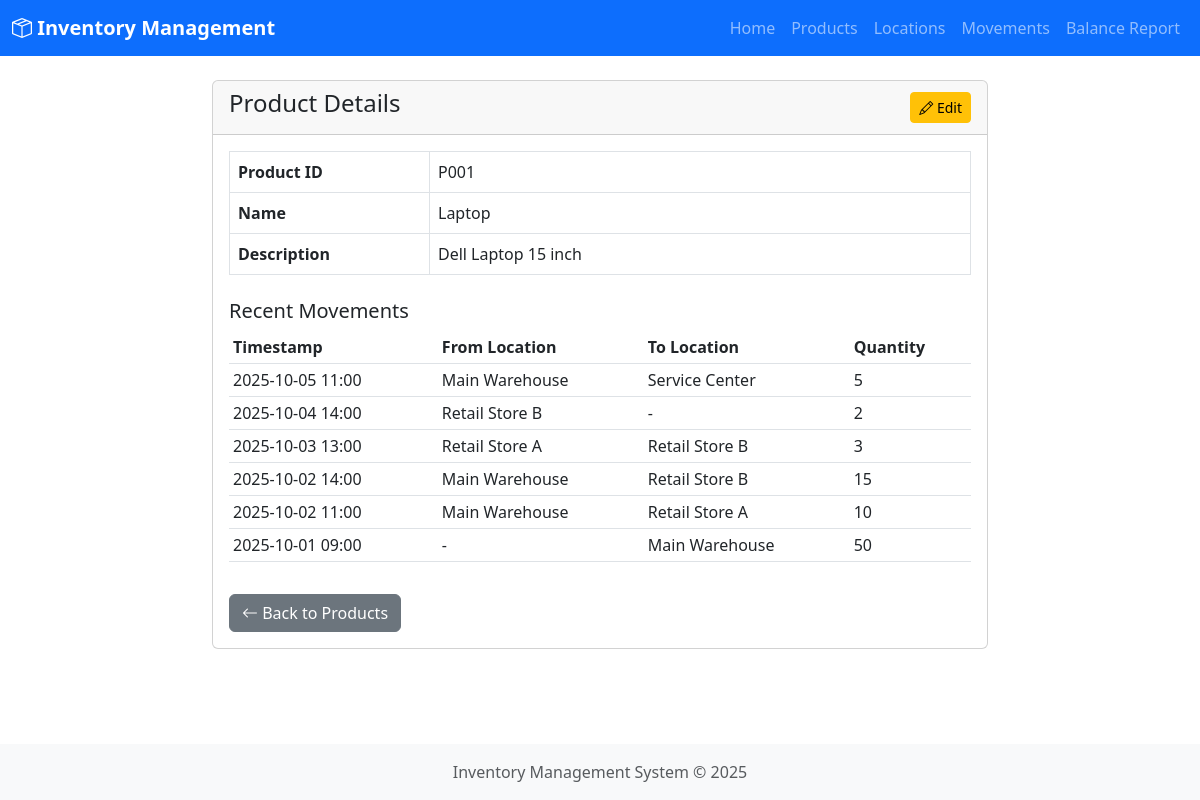
The app's page /products/view/P001 with its own data.
### models.py (models this page shows, shortened)
class Product(db.Model):
    __tablename__ = 'product'
    product_id = db.Column(db.String(50), primary_key=True)
    name = db.Column(db.String(100), nullable=False)
    description = db.Column(db.Text)

class ProductMovement(db.Model):
    __tablename__ = 'product_movement'
    movement_id = db.Column(db.String(50), primary_key=True)
    timestamp = db.Column(db.DateTime, nullable=False, default=datetime.utcnow)
    from_location = db.Column(db.String(50), db.ForeignKey('location.location_id'), nullable=True)
    to_location = db.Column(db.String(50), db.ForeignKey('location.location_id'), nullable=True)
    product_id = db.Column(db.String(50), db.ForeignKey('product.product_id'), nullable=False)
    qty = db.Column(db.Integer, nullable=False)
    product = db.relationship('Product', backref='movements')
    from_loc = db.relationship('Location', foreign_keys=[from_location])
    to_loc = db.relationship('Location', foreign_keys=[to_location])

class Location(db.Model):
    __tablename__ = 'location'
    location_id = db.Column(db.String(50), primary_key=True)
    name = db.Column(db.String(100), nullable=False)

### app.py (the view)
@app.route('/products/view/<product_id>')
def products_view(product_id):
    product = Product.query.get_or_404(product_id)
    movements = ProductMovement.query.filter_by(product_id=product_id).order_by(ProductMovement.timestamp.desc()).all()
    return render_template('product_view.html', product=product, movements=movements)

### templates/product_view.html (shortened to what this page needs)
{% extends "base.html" %}
{% block content %}
<div class="row">
    <div class="col-md-8 offset-md-2">
        <div class="card">
            <div class="card-header d-flex justify-content-between align-items-center">
                <h4>Product Details</h4>
                <a href="{{ url_for('products_edit', product_id=product.product_id) }}" class="btn btn-sm btn-warning">
                    <i class="bi bi-pencil"></i> Edit
                </a>
            </div>
            <div class="card-body">
                <table class="table table-bordered">
                    <tr>
                        <th style="width: 200px;">Product ID</th>
                        <td>{{ product.product_id }}</td>
                    </tr>
                    <tr>
                        <th>Name</th>
                        <td>{{ product.name }}</td>
                    </tr>
                    <tr>
                        <th>Description</th>
                        <td>{{ product.description or '-' }}</td>
                    </tr>
                </table>
                <h5 class="mt-4">Recent Movements</h5>
                <div class="table-responsive">
                    <table class="table table-sm table-hover">
                        <thead>
                            <tr>
                                <th>Timestamp</th>
                                <th>From Location</th>
                                <th>To Location</th>
                                <th>Quantity</th>
                            </tr>
                        </thead>
                        <tbody>
                            {% for movement in movements %}
                            <tr>
                                <td>{{ movement.timestamp.strftime('%Y-%m-%d %H:%M') }}</td>
                                <td>{{ movement.from_loc.name if movement.from_loc else '-' }}</td>
                                <td>{{ movement.to_loc.name if movement.to_loc else '-' }}</td>
                                <td>{{ movement.qty }}</td>
                            </tr>
                            {% else %}
                            <tr>
                                <td colspan="4" class="text-center">No movements found</td>
                            </tr>
                            {% endfor %}
                        </tbody>
                    </table>
                </div>
                <a href="{{ url_for('products_list') }}" class="btn btn-secondary mt-3">
                    <i class="bi bi-arrow-left"></i> Back to Products
                </a>
            </div>
        </div>
    </div>
</div>
{% endblock %}

### templates/base.html (style rules this page uses)
body { min-height: 100vh; display: flex; flex-direction: column; }

### records on screen
Product: product_id "P001", name "Laptop", description "Dell Laptop 15 inch"
ProductMovement: timestamp "2025-10-05 11:00", from_loc "Main Warehouse", to_loc "Service Center", qty "5"
ProductMovement: timestamp "2025-10-04 14:00", from_loc "Retail Store B", to_loc "-", qty "2"
ProductMovement: timestamp "2025-10-03 13:00", from_loc "Retail Store A", to_loc "Retail Store B", qty "3"
ProductMovement: timestamp "2025-10-02 14:00", from_loc "Main Warehouse", to_loc "Retail Store B", qty "15"
ProductMovement: timestamp "2025-10-02 11:00", from_loc "Main Warehouse", to_loc "Retail Store A", qty "10"
ProductMovement: timestamp "2025-10-01 09:00", from_loc "-", to_loc "Main Warehouse", qty "50"
